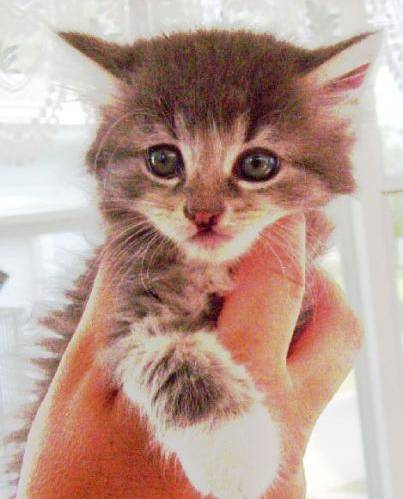
#> input picture dogs_vs_cats/train/cat.100.jpg, 403 x 499 px, given in place of dog.3.jpg, which was not available
$ jupyter execute --allow-errors scaled_down_dogs_cats.ipynb
#> lines starting #> are read from the running program, lines starting #| are printed output that depends on the picture; pictures that were not available may be replaced by others from this repository, and a replacement may not be noted
[cell 1]
import numpy as np
import matplotlib.pyplot as plt
from PIL import Image
import os

[cell 2]
# MS COCO (Microsoft Common Objects in Context)
image_path = 'train/dog.3.jpg'
image = Image.open(image_path)
#> image is the input picture: PIL image 403x499 RGB; mean R, G, B 188, 158.8, 147.9

# Resize the image
resized_image = image.resize((158, 158))
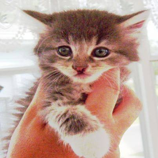
#> resized_image: PIL image 158x158 RGB; mean R, G, B 188, 158.8, 147.9

# If the image is not in RGB mode, convert it to RGB
if resized_image.mode != 'RGB':
    resized_image = resized_image.convert('RGB')

# Convert the resized image to a np array
image_array = np.array(resized_image)

# Display the resized image
plt.imshow(image_array)
plt.axis('off')
plt.show()

[cell 3]
dogs_num = 12499
cats_num = 12499
image_size = (158, 158)
train_dir = 'train'
validation_split = 0.2

# Function to load and process images
def load_image(image_path):
#> called with image_path = 'train/dog.0.jpg'
    image = Image.open(image_path)
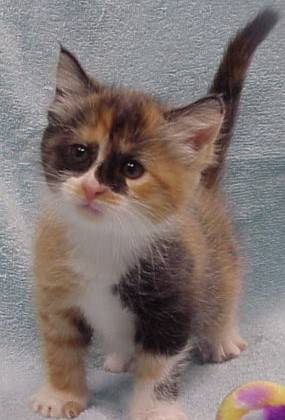
#> input picture dogs_vs_cats/train/cat.10154.jpg, 285 x 420 px, given in place of dog.0.jpg, which was not available
#> image is the input picture: PIL image 285x420 RGB; mean R, G, B 130.3, 118.7, 116.1
    resized_image = image.resize(image_size)
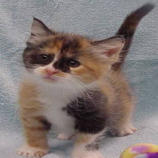
#> resized_image: PIL image 158x158 RGB; mean R, G, B 130.3, 118.7, 116.1
    if resized_image.mode != 'RGB':
        resized_image = resized_image.convert('RGB')
    image_array = np.array(resized_image)
    return image_array

# Function to create dataset
def create_dataset(dir_path, dogs_num, cats_num):
    data = []
    labels = []

    for i in range(dogs_num):
        image_path = os.path.join(dir_path, f'dog.{i}.jpg')
        image_array = load_image(image_path)
        label = np.array([[1, 0]])  # Dog label
        data.append((image_array, label))

    for i in range(cats_num):
        image_path = os.path.join(dir_path, f'cat.{i}.jpg')
        image_array = load_image(image_path)
        label = np.array([[0, 1]])  # Cat label
        data.append((image_array, label))

    return data

# Load training data
#> (the rest of this cell did not finish here and is left out)
